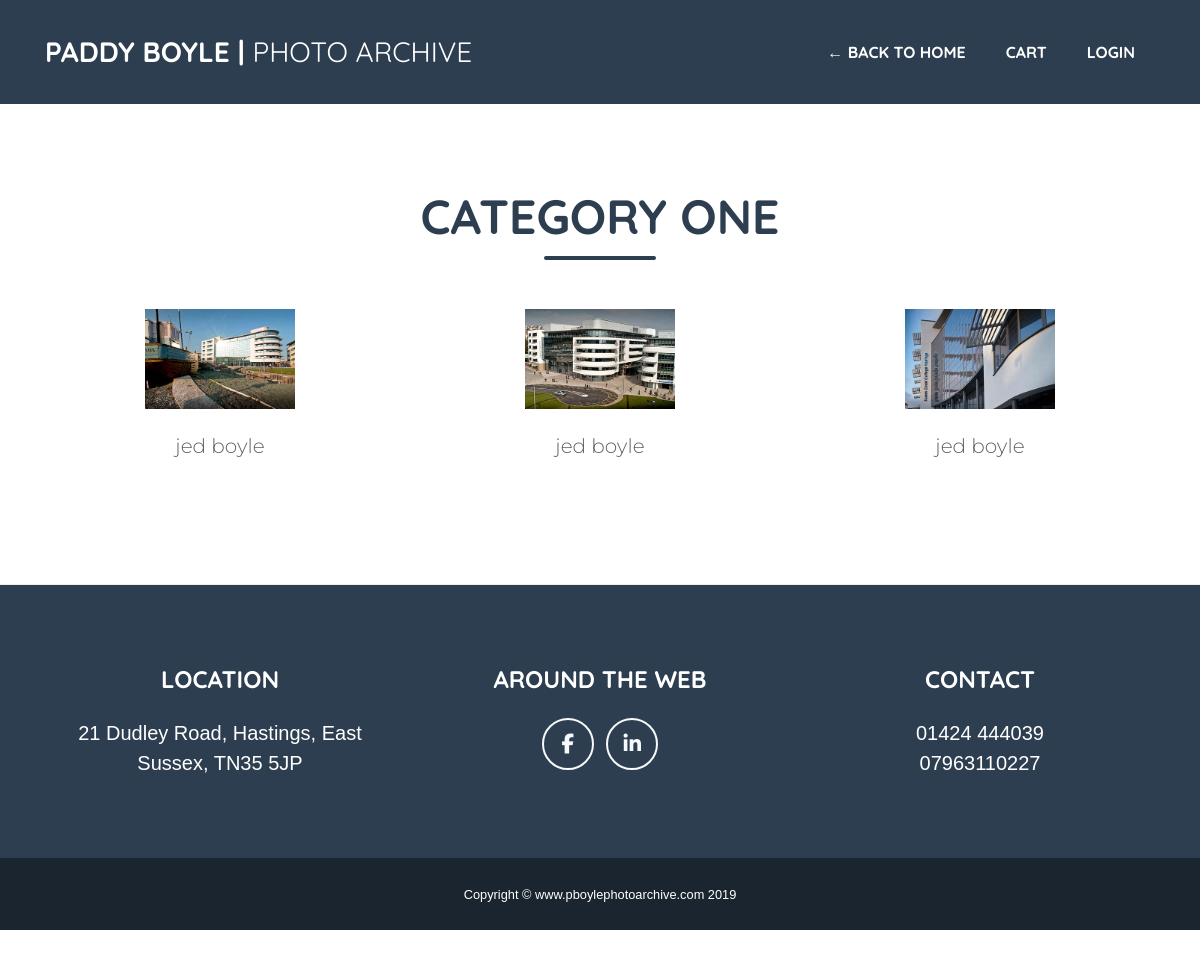
The page /category_001/ on the database its author committed.
### category_001/models.py (models this page shows, shortened)
class Category_001(models.Model):
    name = models.CharField(max_length=254, default='')
    image = models.ImageField(upload_to='images')
    url = models.URLField(max_length=250)

### category_001/views.py (the view)
def all_images(request):
    images = Category_001.objects.all()
    return render(request, "app_001/catagory_001.html", {"category_001": images})

### cart/contexts.py (called while the page is built)
def cart_contents(request):
    cart = request.session.get('cart', {})
    cart_items = []
    total = 0
    product_count = 0
    for id, quantity in cart.items():
        product = get_object_or_404(Product, pk=id)
        total += quantity * product.price
        product_count += quantity
        cart_items.append({'id': id, 'quantity': quantity, 'product': product})
    return {'cart_items': cart_items, 'total': total, 'product_count': product_count}

### templates/app_001/catagory_001.html
{% extends 'app_001/base_003.html' %}
{% block body_block %}
<section class="page-section about" id="architecture">
    <div class="container">
        <h2 class="cat-heading page-section-heading text-center text-uppercase text-secondary mb-0">Category One</h2>
        <div class="divider-custom">
            <div class="divider-custom-line"></div>
        </div>
    <div class="row">
{% for images in category_001 %}
        <figure class="col-xs-12 col-sm-12 col-md-6 col-lg-4 col-xl-4">
            <div id="wrapper-002">
                <a href="{{images.url}}">
                <div class="product" style="background-image: url('{{ MEDIA_URL }}{{ images.image }}')"></div>
                </a>
                <h3 class="text-002 lead">{{images.name}}</h3>
            </div>
        </figure>
     {% endfor %}
     </div>
     <br><br>
</div>
{% endblock %}

### static/css/custom.css (style rules this page uses)
body { font-family: Arial; padding-top: 100px; }
.product { background-size: contain; background-position: center center; background-repeat: no-repeat; width: 150px; height: 150px; margin: 0 auto; }

### rows shown on the page
Category_001: image (picture), name "jed boyle"
Category_001: image (picture), name "jed boyle"
Category_001: image (picture), name "jed boyle"
